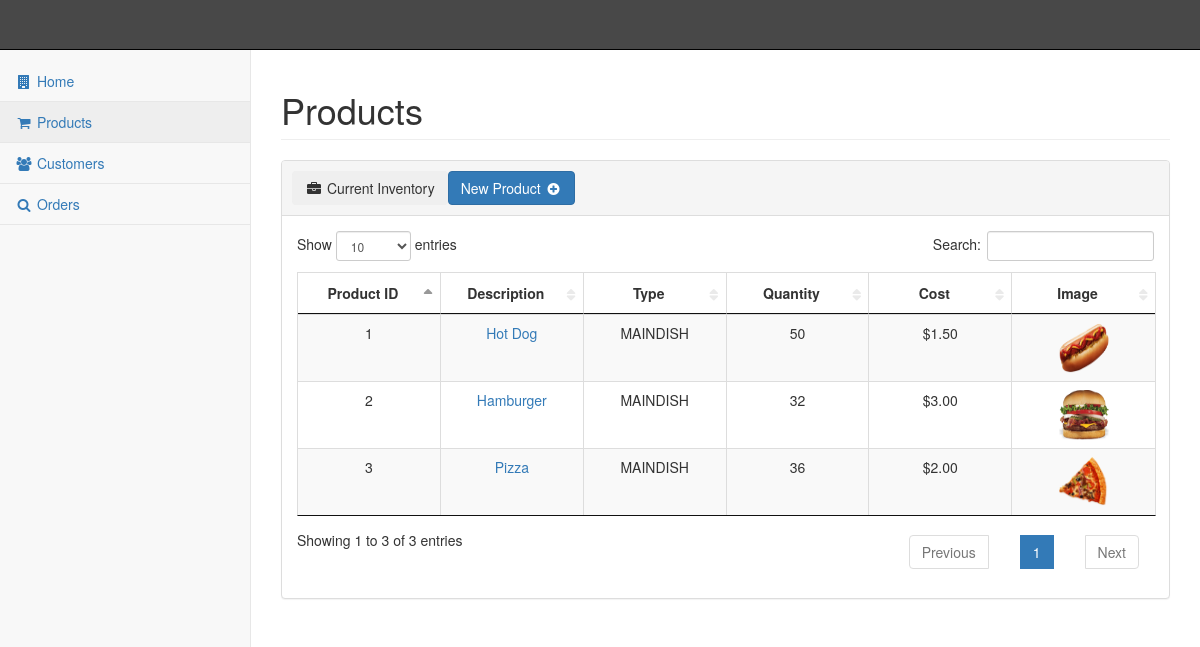
Screenshot of /pages/products.php with the database file from the repository.
### tables this page shows
CREATE TABLE IF NOT EXISTS `product` (
  `PRODUCT_ID` int NOT NULL AUTO_INCREMENT,
  `DESCRIPTION` varchar(256) NOT NULL,
  `TYPE` enum('APPETIZER','SALAD','BEVERAGE','MAINDISH','DESSERT') NOT NULL,
  `QUANTITY` int NOT NULL,
  `COST` varchar(10) NOT NULL,
  `PRODUCT_IMAGE` varchar(256) NOT NULL,
  PRIMARY KEY (`PRODUCT_ID`)
);

### pages/products.php (the view, shortened to what this page needs)
<?php include_once ($_SERVER['DOCUMENT_ROOT'].'/pages/header.php');?>
<div id="page-wrapper">
    <div class="row">
        <div class="col-lg-12">
            <h1 class="page-header">Products</h1>
        </div>
    </div>
    <div class="row">
        <div class="col-lg-12">
            <div class="panel panel-default">
                <div style="height: 55px;padding:10px" class="panel-heading">
                    <button class="btn btn-secondary pull-left"><i class="fa fa-briefcase fa-fw"></i> Current Inventory</button>
                    <a class="btn btn-primary" role="button" href="/pages/newProduct.php">New Product <span class="fa fa-plus-circle fa-fw"></span></a>
                </div>
                <div class="panel-body">
                    <table id="products" class="table table-striped table-bordered"><?php
							$query = "SELECT product_id, description, `type`, quantity, cost, product_image FROM PRODUCT ORDER BY product_id ASC";
							$result = $mysqli->query($query);
				            echo "<thead>";
				            	echo "<th style='text-align:center' width=\"" . 100/mysqli_num_fields($result) . "%\">Product ID</th>";
					        	echo "<th style='text-align:center' width=\"" . 100/mysqli_num_fields($result) . "%\">Description</th>";
	        					echo "<th style='text-align:center' width=\"" . 100/mysqli_num_fields($result) . "%\">Type</th>";
					        	echo "<th style='text-align:center' width=\"" . 100/mysqli_num_fields($result) . "%\">Quantity</th>";
	        					echo "<th style='text-align:center' width=\"" . 100/mysqli_num_fields($result) . "%\">Cost</th>";
	            				echo "<th style='text-align:center' width=\"" . 100/mysqli_num_fields($result) . "%\">Image</th></tr>";
				            echo "</thead>";
				            echo "<tbody>";
				            	while($row = mysqli_fetch_array($result)){
				                  	echo "<tr>";
				                  	echo "<td align='center'>" . $row['product_id'] . "</td>";
				                  	echo "<td align='center'><a href = '/pages/updateProduct.php?product_id=".$row['product_id']."'>" . $row['description'] . "</a></td>";
				                  	echo "<td align='center'>" . $row['type'] . "</td>";
				                  	echo "<td align='center'>" . $row['quantity'] . "</td>";
				                  	echo "<td align='center'>$" . $row['cost'] . "</td>";
				                  	echo "<td align='center'><img src=\"/images/" . $row['product_image'] . "\" alt=\"" . $row['description'] . "\" style=\"width:50px;height:50px\"></td>";
				                  	echo "</tr>";
				                  }
			                  ?>
			            </tbody>
					</table>
                </div>
            </div>
        </div>
    </div>
</div>
<?php
include_once ($_SERVER['DOCUMENT_ROOT'].'/pages/footer.php');
?>

### rows the page displays
product: PRODUCT_ID "1", DESCRIPTION "Hot Dog", TYPE "MAINDISH", QUANTITY "50", COST "1.50", PRODUCT_IMAGE (picture)
product: PRODUCT_ID "2", DESCRIPTION "Hamburger", TYPE "MAINDISH", QUANTITY "32", COST "3.00", PRODUCT_IMAGE (picture)
product: PRODUCT_ID "3", DESCRIPTION "Pizza", TYPE "MAINDISH", QUANTITY "36", COST "2.00", PRODUCT_IMAGE (picture)
